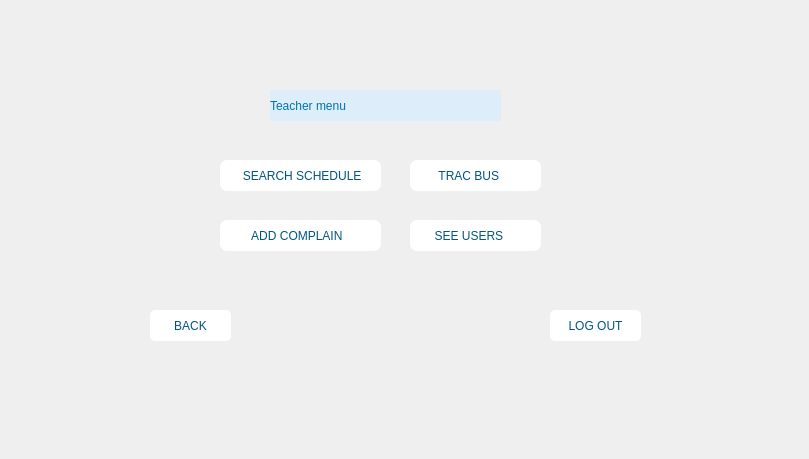
    <widget class="QWidget" name="teacher_menu">
     <widget class="QPushButton" name="pushButton_16">
      <property name="geometry">
       <rect>
        <x>150</x>
        <y>310</y>
        <width>81</width>
        <height>31</height>
       </rect>
      </property>
      <property name="styleSheet">
       <string notr="true">color: rgb(0, 85, 127);
background-color: rgb(255, 255, 255);
font: 700 10pt &quot;Segoe UI&quot;;
border-radius: 5px;</string>
      </property>
      <property name="text">
       <string>BACK</string>
      </property>
      <property name="icon">
       <iconset resource="IMAGE.qrc">
        <normaloff>:/pic/images/back.png</normaloff>:/pic/images/back.png</iconset>
      </property>
     </widget>
     <widget class="QLabel" name="label_50">
      <property name="geometry">
       <rect>
        <x>0</x>
        <y>0</y>
        <width>800</width>
        <height>450</height>
       </rect>
      </property>
      <property name="text">
       <string/>
      </property>
      <property name="pixmap">
       <pixmap resource="IMAGE.qrc">:/pic/images/Schedule.png</pixmap>
      </property>
      <property name="scaledContents">
       <bool>true</bool>
      </property>
     </widget>
     <widget class="QPushButton" name="pushButton_61">
      <property name="geometry">
       <rect>
        <x>410</x>
        <y>160</y>
        <width>131</width>
        <height>31</height>
       </rect>
      </property>
      <property name="styleSheet">
       <string notr="true">color: rgb(0, 85, 127);
background-color: rgb(255, 255, 255);
font: 700 10pt &quot;Segoe UI&quot;;
border-radius: 7px;</string>
      </property>
      <property name="text">
       <string> TRAC BUS     </string>
      </property>
      <property name="icon">
       <iconset resource="IMAGE.qrc">
        <normaloff>:/pic/images/loading.png</normaloff>:/pic/images/loading.png</iconset>
      </property>
     </widget>
     <widget class="QPushButton" name="pushButton_62">
      <property name="geometry">
       <rect>
        <x>220</x>
        <y>160</y>
        <width>161</width>
        <height>31</height>
       </rect>
      </property>
      <property name="styleSheet">
       <string notr="true">color: rgb(0, 85, 127);
background-color: rgb(255, 255, 255);
font: 700 10pt &quot;Segoe UI&quot;;
border-radius: 7px;</string>
      </property>
      <property name="text">
       <string> SEARCH SCHEDULE</string>
      </property>
      <property name="icon">
       <iconset resource="IMAGE.qrc">
        <normaloff>:/pic/images/Next.png</normaloff>:/pic/images/Next.png</iconset>
      </property>
     </widget>
     <widget class="QPushButton" name="pushButton_63">
      <property name="geometry">
       <rect>
        <x>410</x>
        <y>220</y>
        <width>131</width>
        <height>31</height>
       </rect>
      </property>
      <property name="styleSheet">
       <string notr="true">color: rgb(0, 85, 127);
background-color: rgb(255, 255, 255);
font: 700 10pt &quot;Segoe UI&quot;;
border-radius: 7px;</string>
      </property>
      <property name="text">
       <string> SEE USERS     </string>
      </property>
      <property name="icon">
       <iconset resource="IMAGE.qrc">
        <normaloff>:/pic/images/loading.png</normaloff>:/pic/images/loading.png</iconset>
      </property>
     </widget>
     <widget class="QPushButton" name="pushButton_64">
      <property name="geometry">
       <rect>
        <x>550</x>
        <y>310</y>
        <width>91</width>
        <height>31</height>
       </rect>
      </property>
      <property name="styleSheet">
       <string notr="true">color: rgb(0, 85, 127);
background-color: rgb(255, 255, 255);
font: 700 10pt &quot;Segoe UI&quot;;
border-radius: 5px;</string>
      </property>
      <property name="text">
       <string>LOG OUT</string>
      </property>
      <property name="icon">
       <iconset resource="IMAGE.qrc">
        <normaloff>:/pic/images/OK.png</normaloff>:/pic/images/OK.png</iconset>
      </property>
     </widget>
     <widget class="QPushButton" name="pushButton_65">
      <property name="geometry">
       <rect>
        <x>220</x>
        <y>220</y>
        <width>161</width>
        <height>31</height>
       </rect>
      </property>
      <property name="styleSheet">
       <string notr="true">color: rgb(0, 85, 127);
background-color: rgb(255, 255, 255);
font: 700 10pt &quot;Segoe UI&quot;;
border-radius: 7px;</string>
      </property>
      <property name="text">
       <string> ADD COMPLAIN   </string>
      </property>
      <property name="icon">
       <iconset resource="IMAGE.qrc">
        <normaloff>:/pic/images/Next.png</normaloff>:/pic/images/Next.png</iconset>
      </property>
     </widget>
     <widget class="QLabel" name="label_55">
      <property name="geometry">
       <rect>
        <x>270</x>
        <y>90</y>
        <width>231</width>
        <height>31</height>
       </rect>
      </property>
      <property name="styleSheet">
       <string notr="true">font: 20pt &quot;Lucida Calligraphy&quot;;
background-color: none;
background-color: rgb(222, 237, 250);
color: rgb(0, 117, 171);
</string>
      </property>
      <property name="text">
       <string>Teacher menu</string>
      </property>
     </widget>
     <zorder>label_50</zorder>
     <zorder>pushButton_16</zorder>
     <zorder>pushButton_61</zorder>
     <zorder>pushButton_62</zorder>
     <zorder>pushButton_63</zorder>
     <zorder>pushButton_64</zorder>
     <zorder>pushButton_65</zorder>
     <zorder>label_55</zorder>
    </widget>
